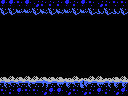

The image is a tile-based game level rendered from a .tmx file. Its description and complete source (layers, tilesets, objects, tile grids) follow:
An orthogonal 16x12 tile map with 8x8 px tiles, 1 tile layer (Tile Layer 1) and 6 objects (big-item, item, 4x4-item, breakable-down, door-down, ...).

<map version="1.0" orientation="orthogonal" renderorder="right-down" width="16" height="12" tilewidth="8" tileheight="8" nextobjectid="28">
 <properties>
  <property name="left" value="hole" />
  <property name="right" value="hole" />
 </properties>
 <tileset firstgid="1" name="tiles" tilewidth="8" tileheight="8" tilecount="256" columns="16">
  <image source="tiles.png" width="128" height="128" />
 </tileset>
 <layer name="Tile Layer 1" width="16" height="12">
  <data encoding="csv">
124,124,122,124,244,123,123,123,124,123,124,122,244,123,122,122,
130,130,131,131,130,132,130,132,131,130,131,130,133,130,133,130,
1,1,1,1,1,1,1,1,1,1,1,1,1,1,1,1,
1,1,1,1,1,1,1,1,1,1,1,1,1,1,1,1,
1,1,1,1,1,1,1,1,1,1,1,1,1,1,1,1,
1,1,1,1,1,1,1,1,1,1,1,1,1,1,1,1,
1,1,1,1,1,1,1,1,1,1,1,1,1,1,1,1,
1,1,1,1,1,1,1,1,1,1,1,1,1,1,1,1,
1,1,1,1,1,1,1,1,1,1,1,1,1,1,1,1,
98,99,98,99,99,98,98,98,97,99,97,99,99,97,98,99,
115,254,254,115,116,118,116,117,114,254,113,116,117,115,114,114,
122,123,124,122,122,244,124,124,244,122,244,123,124,123,244,124
</data>
 </layer>
 <objectgroup name="objects">
  <object id="14" type="big-item" x="80" y="56" width="32" height="24" />
  <object id="15" type="item" x="88" y="64" width="16" height="16" />
  <object id="16" type="4x4-item" x="80" y="48" width="32" height="32" />
  <object id="19" type="breakable-down" x="48" y="80" width="32" height="16" />
  <object id="26" type="door-down" x="48" y="80" width="32" height="16" />
  <object id="27" type="sentinel" x="16" y="48" width="32" height="32" />
 </objectgroup>
</map>
